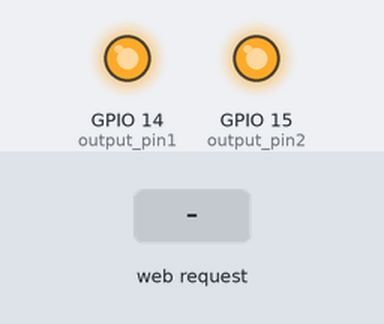
Bench run of a sketch on a simulated ESP8266 (Wemos D1 mini). Shown: output pins drawn as LEDs (lit = HIGH). Dashed ring = blinking. Inputs (shaded band) come from the test bench. WiFi joins after 1.5 s; servers stay silent unless stated; what the sketch prints to the serial monitor is not drawn.

Above: at 2.7 s.
2.8 s: HTTP request GET /blink1 received
At 3.2 s:
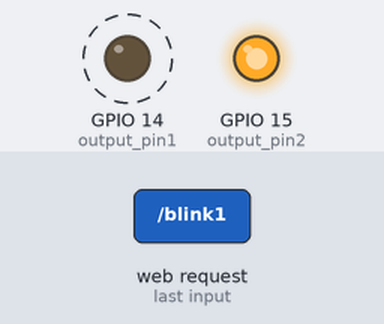
5.8 s: HTTP request GET /off2 received
At 7.0 s:
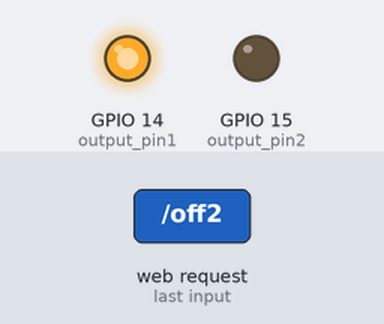
7.3 s: HTTP request GET /off1 received
At 8.2 s:
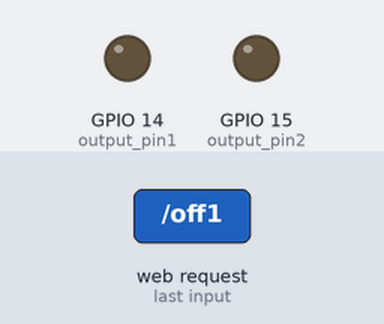
8.8 s: HTTP request GET /blink2 received
At 12.4 s:
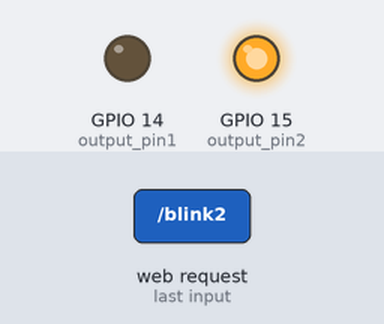
Timing chart, 0 to 12.8 s (numbered marks = the images above; inputs shaded):
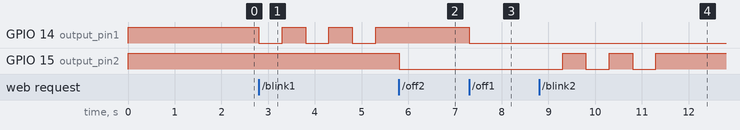

Measured:
- after the input at 2.8 s, GPIO 14 (output_pin1): alternates HIGH for 0.50 s and LOW for 0.50 s, starting at once
- after the input at 5.8 s, GPIO 15 (output_pin2): HIGH → LOW at once
- after the input at 7.3 s, GPIO 14 (output_pin1): HIGH → LOW at once
- after the input at 8.8 s, GPIO 15 (output_pin2): alternates HIGH for 0.50 s and LOW for 0.50 s, 5 changes in all, then stays HIGH, starting after 0.50 s

The sketch:

LED_Control_from_Web_Page_with_Relay.ino
```cpp
#include <ESP8266WiFi.h>

const char* ssid = "WifiName"; //AccessPoint Name
const char* password = "Password"; //Password

WiFiServer server(80);

int output_pin1 = 14; //Output pin
int output_pin2 = 15;
int timer;

void setup() {
  Serial.begin(115200);
  delay(10);

  pinMode(output_pin1, OUTPUT);
  digitalWrite(output_pin1, 1);

    pinMode(output_pin2, OUTPUT);
  digitalWrite(output_pin2, 1);

  Serial.println();
  Serial.println();
  Serial.print("Connecting to ");
  Serial.println(ssid);

  WiFi.begin(ssid, password); //Connect D1 to ssid with password

  while (WiFi.status() != WL_CONNECTED) { //Check the connection and print dot on the serial monitor until connect
    delay(500);
    Serial.print(".");
  }
  Serial.println("");
  Serial.println("WiFi connected");

  server.begin();
  Serial.println("Server started");

  Serial.println(WiFi.localIP());
}

void loop() {
  WiFiClient client = server.available();
  if (!client) {
    return;
  }

  Serial.println("new client"); //If client connect, print new client
  while (!client.available()) {
    delay(1);
  }

  String req = client.readStringUntil('\r');
  Serial.println(req);
  client.flush();


  if (req.indexOf("/on1")!= -1) { //ON,OFF,Blink for 2 LED
    digitalWrite(output_pin1, 1);
  }
   if (req.indexOf("/off1")!= -1) {
    digitalWrite(output_pin1, 0);
  }
  if (req.indexOf("/blink1") != -1) {
    timer=0;
    while(timer<3)
      { digitalWrite(output_pin1, 0);
        delay(500);
        digitalWrite(output_pin1, 1);
        delay(500);
        timer++;}
  }

  if (req.indexOf("/on2")!= -1) {
    digitalWrite(output_pin2, 1);
  }
   if (req.indexOf("/off2")!= -1) {
    digitalWrite(output_pin2, 0);
  }
  if (req.indexOf("/blink2") != -1) {
    timer=0;
    while(timer<3)
      { digitalWrite(output_pin2, 0);
        delay(500);
        digitalWrite(output_pin2, 1);
        delay(500);
        timer++;}
  }


  client.flush();

  //HTML code of webpage
  String s = "HTTP/1.1 200 OK\r\nContent-Type: text/html\r\n\r\n";
  s += "<head>";
  s += "<meta charset=\"utf-8\">";
  s += "<meta name=\"viewport\" content=\"width=device-width, initial-scale=1\">";
  s += "<script src=\"https://code.jquery.com/jquery-2.1.3.min.js\"></script>";
  s += "<link rel=\"stylesheet\" href=\"https://maxcdn.bootstrapcdn.com/bootstrap/3.3.4/css/bootstrap.min.css\">";
  s += "</head>";

  s += "<div class=\"container\">";
  s += "<h1>LED Control</h1>";
  s += "<div class=\"row\">";

 s += "<h3>led 1:</h3>";
 s += "<div class=\"col-md-2\"><input class=\"btn btn-block btn-lg btn-success\"style=\"font-size:28px;border-radius:100%;height:100px;width:100px;\" type=\"button\" value=\"on\" onclick=\"off1()\"></div>";
 s += "<div class=\"col-md-2\"><input class=\"btn btn-block btn-lg btn-danger\"style=\"font-size:28px;border-radius:100%;height:100px;width:100px;\"type=\"button\" value=\"off\" onclick=\"on1()\"></div>";
 s += "<div class=\"col-md-2\"><input class=\"btn btn-block btn-lg btn-warning\"style=\"font-size:28px;border-radius:100%;height:100px;width:100px;\" type=\"button\" value=\"blink\" onclick=\"blink1()\"></div>";

 s += "<h3>led 2:</h3>";
 s += "<div class=\"col-md-2\"><input class=\"btn btn-block btn-lg btn-success\"style=\"font-size:28px;border-radius:100%;height:100px;width:100px;\" type=\"button\" value=\"on\" onclick=\"off2()\"></div>";
 s += "<div class=\"col-md-2\"><input class=\"btn btn-block btn-lg btn-danger\"style=\"font-size:28px;border-radius:100%;height:100px;width:100px;\"type=\"button\" value=\"off\" onclick=\"on2()\"></div>";
 s += "<div class=\"col-md-2\"><input class=\"btn btn-block btn-lg btn-warning\"style=\"font-size:28px;border-radius:100%;height:100px;width:100px;\" type=\"button\" value=\"blink\" onclick=\"blink2()\"></div>";

  s += "</div></div>";

  s += "<script>function on1() {$.get(\"/on1\");}</script>";
  s += "<script>function off1() {$.get(\"/off1\");}</script>";
  s += "<script>function blink1() {$.get(\"/blink1\");}</script>";


 s += "<script>function on2() {$.get(\"/on2\");}</script>";
 s += "<script>function off2() {$.get(\"/off2\");}</script>";
 s += "<script>function blink2() {$.get(\"/blink2\");}</script>";


  client.print(s);
  delay(1);
  Serial.println("Client disconnected");
}
```
